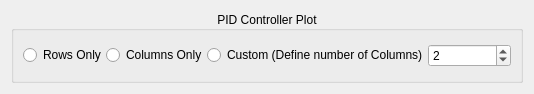
<?xml version="1.0" encoding="UTF-8"?>
<ui version="4.0">
 <class>WidgetPIDPlots</class>
 <widget class="QWidget" name="WidgetPIDPlots">
  <property name="geometry">
   <rect>
    <x>0</x>
    <y>0</y>
    <width>534</width>
    <height>94</height>
   </rect>
  </property>
  <property name="sizePolicy">
   <sizepolicy hsizetype="Expanding" vsizetype="Expanding">
    <horstretch>0</horstretch>
    <verstretch>0</verstretch>
   </sizepolicy>
  </property>
  <property name="windowTitle">
   <string>Form</string>
  </property>
  <layout class="QGridLayout" name="gridLayout">
   <item row="0" column="0">
    <widget class="QGroupBox" name="groupBox">
     <property name="title">
      <string>PID Controller Plot</string>
     </property>
     <property name="alignment">
      <set>Qt::AlignCenter</set>
     </property>
     <layout class="QVBoxLayout" name="verticalLayout">
      <item>
       <layout class="QGridLayout" name="PIDGrid">
        <property name="spacing">
         <number>0</number>
        </property>
       </layout>
      </item>
      <item>
       <layout class="QHBoxLayout" name="horizontalLayout">
        <property name="spacing">
         <number>0</number>
        </property>
        <item>
         <widget class="QRadioButton" name="rowsOnly">
          <property name="text">
           <string>Rows Only</string>
          </property>
         </widget>
        </item>
        <item>
         <widget class="QRadioButton" name="columnsOnly">
          <property name="text">
           <string>Columns Only</string>
          </property>
         </widget>
        </item>
        <item>
         <widget class="QRadioButton" name="custom">
          <property name="text">
           <string>Custom (Define number of Columns)</string>
          </property>
         </widget>
        </item>
        <item>
         <widget class="QSpinBox" name="numCols">
          <property name="minimum">
           <number>1</number>
          </property>
          <property name="value">
           <number>2</number>
          </property>
         </widget>
        </item>
       </layout>
      </item>
     </layout>
    </widget>
   </item>
  </layout>
 </widget>
 <resources/>
 <connections/>
</ui>
